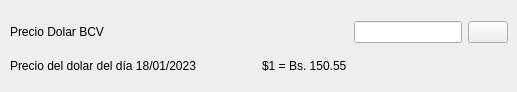
   <widget class="QWidget" name="tabSettings">
    <attribute name="icon">
     <iconset resource="images.qrc">
      <normaloff>:/images/images/icons/settings.png</normaloff>:/images/images/icons/settings.png</iconset>
    </attribute>
    <attribute name="title">
     <string>Configuraciones</string>
    </attribute>
    <widget class="QWidget" name="layoutWidget">
     <property name="geometry">
      <rect>
       <x>10</x>
       <y>21</y>
       <width>498</width>
       <height>62</height>
      </rect>
     </property>
     <layout class="QGridLayout" name="gridLayout">
      <item row="1" column="0">
       <layout class="QHBoxLayout" name="horizontalLayout">
        <item>
         <widget class="QLabel" name="label_2">
          <property name="text">
           <string>Precio del dolar del día 18/01/2023</string>
          </property>
         </widget>
        </item>
        <item>
         <widget class="QLabel" name="lblDolar">
          <property name="text">
           <string>$1 = Bs. 150.55</string>
          </property>
         </widget>
        </item>
       </layout>
      </item>
      <item row="0" column="0">
       <layout class="QHBoxLayout" name="horizontalLayout_2">
        <item>
         <widget class="QLabel" name="label">
          <property name="text">
           <string>Precio Dolar BCV</string>
          </property>
         </widget>
        </item>
        <item>
         <spacer name="horizontalSpacer">
          <property name="orientation">
           <enum>Qt::Horizontal</enum>
          </property>
          <property name="sizeHint" stdset="0">
           <size>
            <width>40</width>
            <height>20</height>
           </size>
          </property>
         </spacer>
        </item>
        <item>
         <widget class="QLineEdit" name="txtDolar">
          <property name="sizePolicy">
           <sizepolicy hsizetype="Preferred" vsizetype="Preferred">
            <horstretch>0</horstretch>
            <verstretch>0</verstretch>
           </sizepolicy>
          </property>
          <property name="inputMethodHints">
           <set>Qt::ImhFormattedNumbersOnly|Qt::ImhPreferNumbers</set>
          </property>
          <property name="inputMask">
           <string notr="true"/>
          </property>
          <property name="text">
           <string notr="true"/>
          </property>
          <property name="maxLength">
           <number>5</number>
          </property>
          <property name="frame">
           <bool>true</bool>
          </property>
          <property name="placeholderText">
           <string notr="true"/>
          </property>
          <property name="cursorMoveStyle">
           <enum>Qt::LogicalMoveStyle</enum>
          </property>
         </widget>
        </item>
        <item>
         <widget class="QPushButton" name="btnSetDolar">
          <property name="text">
           <string/>
          </property>
          <property name="icon">
           <iconset resource="images.qrc">
            <normaloff>:/images/images/icons/ok.png</normaloff>:/images/images/icons/ok.png</iconset>
          </property>
          <property name="iconSize">
           <size>
            <width>24</width>
            <height>24</height>
           </size>
          </property>
         </widget>
        </item>
       </layout>
      </item>
     </layout>
    </widget>
   </widget>
